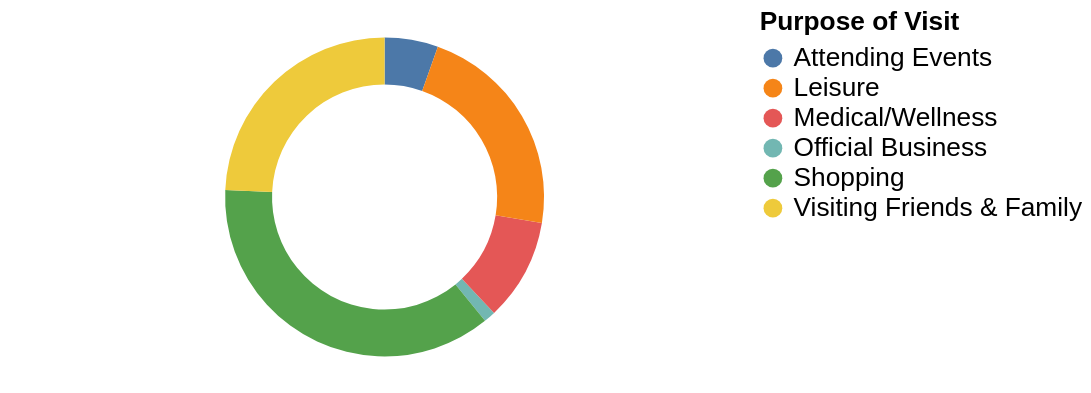

Express this chart as Vega-Lite.
### Vega-Lite specification from a JSON file in a GitHub repository (floating-point values rounded to 4 significant figures)
{"$schema": "https://vega.github.io/schema/vega-lite/v5.json", "width": 400, "height": 200, "data": {"values": [{"Category": "Official Business", "Value": 1.2}, {"Category": "Attending Events", "Value": 5.4}, {"Category": "Medical/Wellness", "Value": 10.3}, {"Category": "Leisure", "Value": 22.1}, {"Category": "Shopping", "Value": 36.4}, {"Category": "Visiting Friends & Family", "Value": 24.2}]}, "encoding": {"color": {"field": "Category", "type": "nominal", "legend": {"title": "Purpose of Visit", "titleFontSize": 14, "labelFontSize": 14, "orient": "right", "offset": 0}}, "theta": {"field": "Value", "type": "quantitative"}, "tooltip": [{"field": "Category", "title": "Purpose of Visit"}, {"field": "Value", "title": "Percentage", "format": ".1f"}]}, "mark": {"type": "arc", "innerRadius": 60, "outerRadius": 85, "tooltip": true}, "config": {"tooltip": {"size": {"value": 15}}}}
